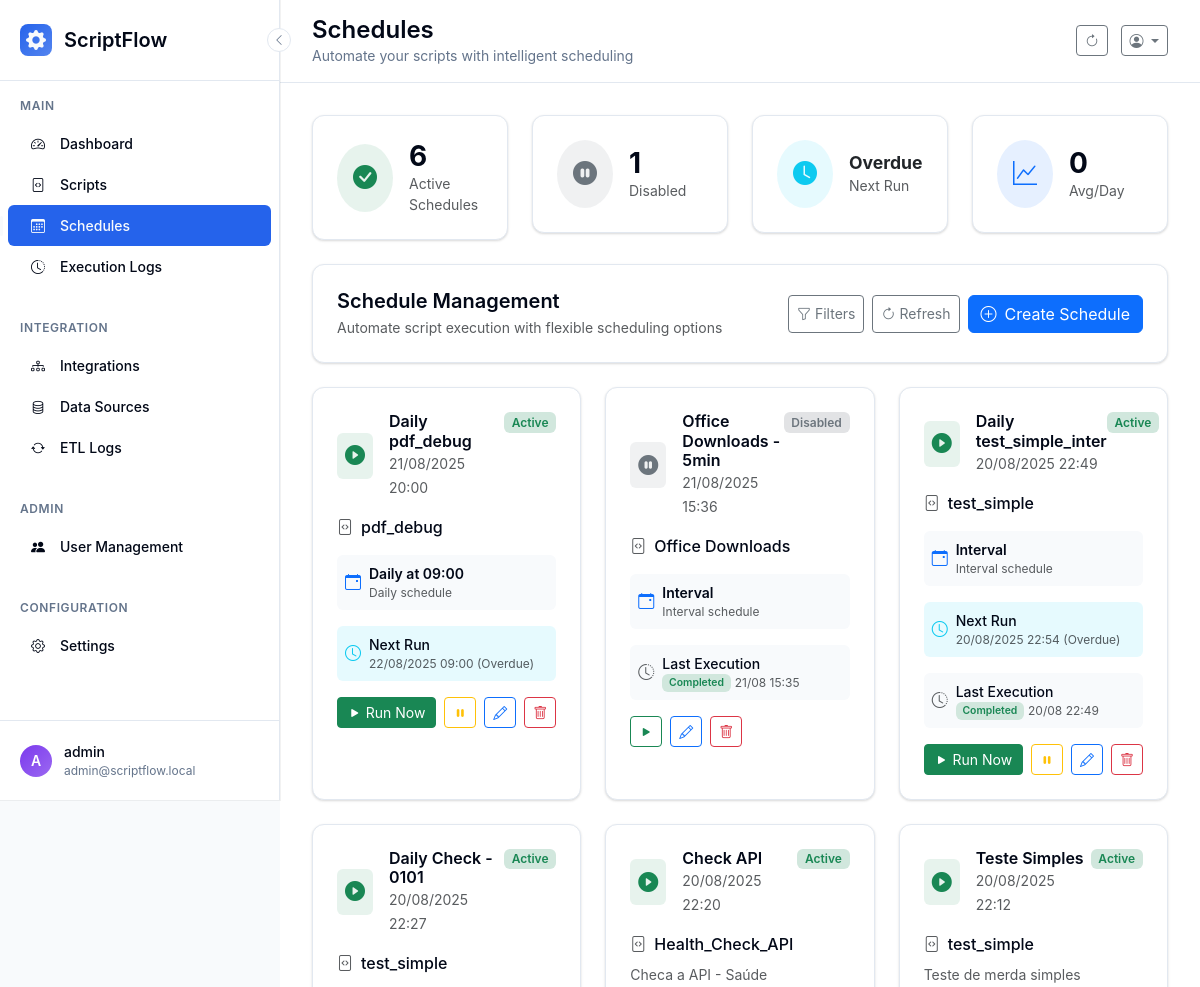
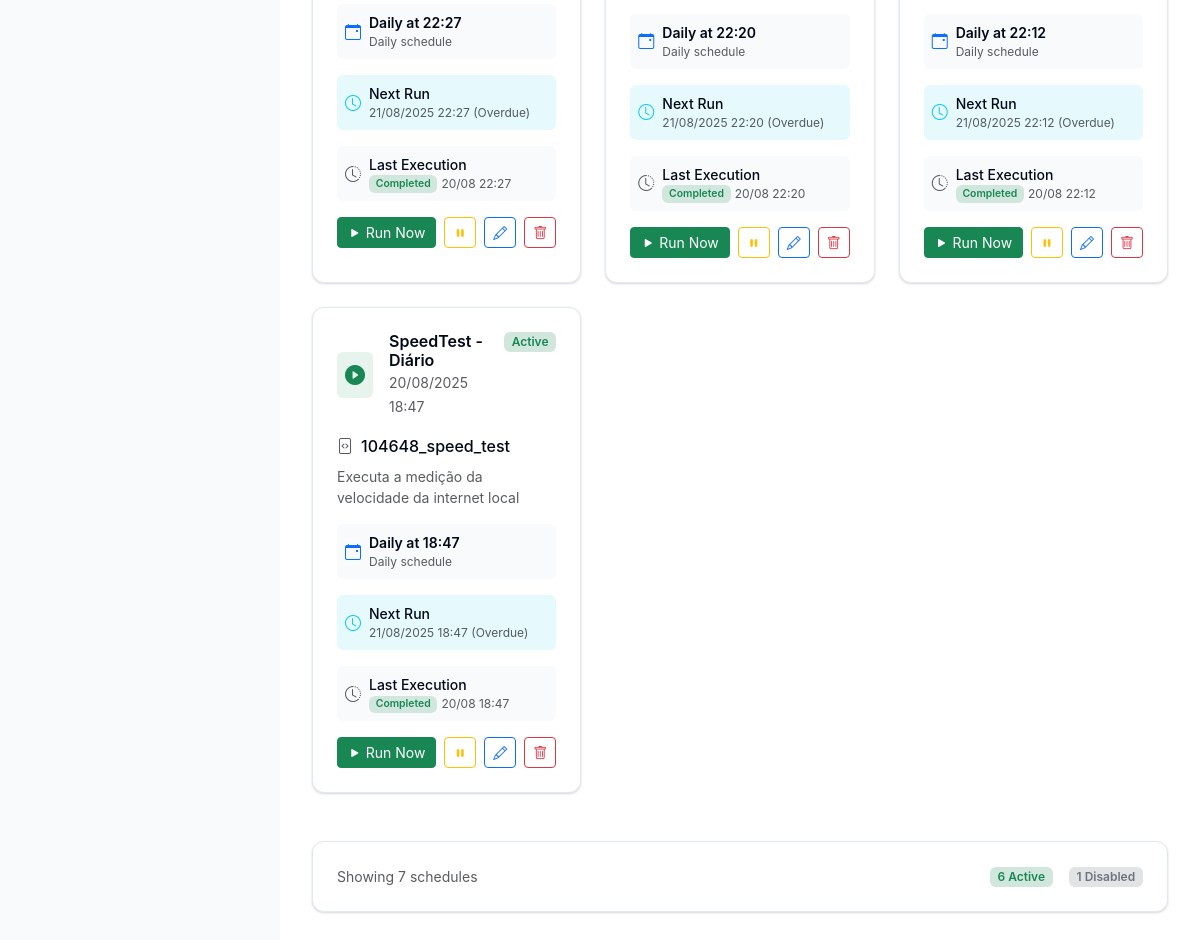
Before: /schedules/ (signed in) with the older database file (2 pictures, top to bottom).
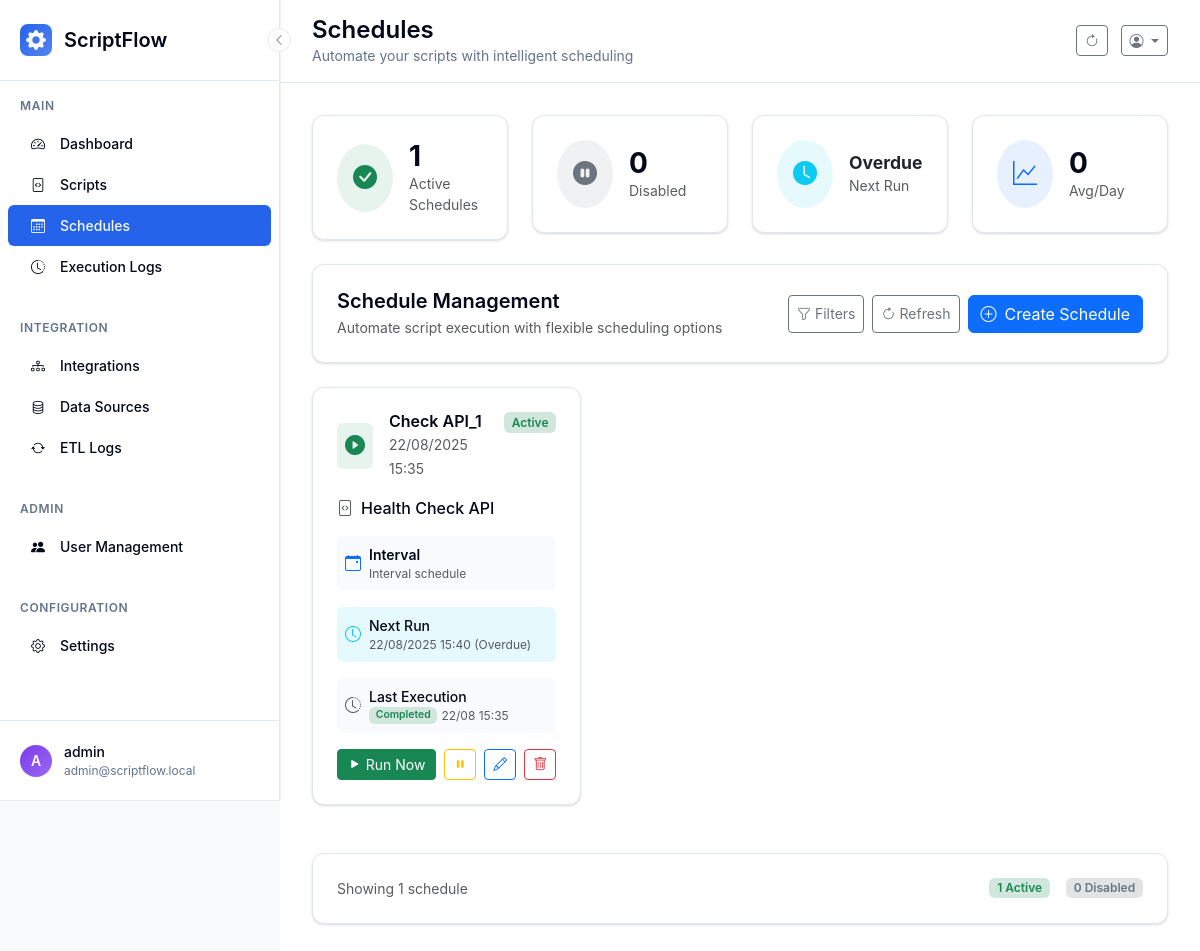
After: the same page with the newer database file.
### scriptflow.py (models this page shows, shortened)
class Schedule(db.Model):
    __tablename__ = 'schedules'
    id = db.Column(db.Integer, primary_key=True)
    name = db.Column(db.String(100), nullable=False)
    description = db.Column(db.Text)
    frequency = db.Column(db.String(20), nullable=False)  # daily, weekly, monthly, custom
    time_config = db.Column(db.Text)  # JSON string with time configuration
    is_active = db.Column(db.Boolean, default=True)
    created_at = db.Column(db.DateTime, default=datetime.now)
    updated_at = db.Column(db.DateTime, default=datetime.now, onupdate=datetime.now)
    next_run_time = db.Column(db.DateTime)
    last_execution_id = db.Column(db.Integer, db.ForeignKey('executions.id'))
    script_id = db.Column(db.Integer, db.ForeignKey('scripts.id'), nullable=False)
    user_id = db.Column(db.Integer, db.ForeignKey('users.id'), nullable=False)
    script = db.relationship('Script', backref='schedules')
    user = db.relationship('User', backref='schedules')
    last_execution = db.relationship('Execution', foreign_keys=[last_execution_id])
    @property
    def time_config_json(self):
        if self.time_config:
            try:
                return json.loads(self.time_config)
            except:
                return {}
        return {}
    @property
    def next_run_display(self):
        if not self.next_run_time:
            return "Not scheduled"
        now = datetime.now()
        delta = self.next_run_time - now
        if delta.total_seconds() < 0:
            return "Overdue"
        elif delta.total_seconds() < 3600:  # Less than 1 hour
            minutes = int(delta.total_seconds() / 60)
            return f"in {minutes}m"
        elif delta.total_seconds() < 86400:  # Less than 1 day
            hours = int(delta.total_seconds() / 3600)
            minutes = int((delta.total_seconds() % 3600) / 60)
            return f"in {hours}h {minutes}m"
        else:
            days = int(delta.total_seconds() / 86400)
            return f"in {days} days"
    @property
    def frequency_display(self):
        if self.frequency == 'daily':
            config = self.time_config_json
            if config.get('time'):
                return f"Daily at {config['time']}"
            return "Daily"
        elif self.frequency == 'monthly':
            config = self.time_config_json
            day = config.get('day', 1)
            time = config.get('time', '09:00')
            return f"Monthly (day {day}) at {time}"
        elif self.frequency == 'custom':
            return "Custom schedule"
        return self.frequency.capitalize()

class Script(db.Model):
    __tablename__ = 'scripts'
    id = db.Column(db.Integer, primary_key=True)
    name = db.Column(db.String(100), nullable=False)
    description = db.Column(db.Text)
    filename = db.Column(db.String(255), nullable=False)
    file_path = db.Column(db.String(500), nullable=False)
    script_type = db.Column(db.String(10), nullable=False)  # 'py' or 'bat'
    file_size = db.Column(db.Integer)
    created_at = db.Column(db.DateTime, default=datetime.now)
    updated_at = db.Column(db.DateTime, default=datetime.now, onupdate=datetime.now)
    is_active = db.Column(db.Boolean, default=True)
    user_id = db.Column(db.Integer, db.ForeignKey('users.id'), nullable=False)

class Execution(db.Model):
    __tablename__ = 'executions'
    id = db.Column(db.Integer, primary_key=True)
    started_at = db.Column(db.DateTime, default=datetime.now, nullable=False)
    completed_at = db.Column(db.DateTime)
    status = db.Column(db.String(20), default='pending', nullable=False)  # pending, running, completed, failed, timeout
    exit_code = db.Column(db.Integer)
    stdout = db.Column(db.Text)
    stderr = db.Column(db.Text)
    duration_seconds = db.Column(db.Float)
    trigger_type = db.Column(db.String(20), default='manual', nullable=False)  # manual, scheduled, api
    script_id = db.Column(db.Integer, db.ForeignKey('scripts.id'), nullable=False)
    user_id = db.Column(db.Integer, db.ForeignKey('users.id'), nullable=False)
    script = db.relationship('Script', backref='executions')
    @property
    def status_color(self):
        colors = {
            'pending': 'secondary',
            'running': 'running',
            'completed': 'success',
            'failed': 'danger',
            'timeout': 'warning',
            'cancelled': 'danger'
        }
        return colors.get(self.status, 'secondary')

### app/controllers/schedules.py (the view, shortened to what this page needs)
    @schedules_bp.route('/')
    @login_required
    def list_schedules():
        search = request.args.get('search', '').strip()
        status_filter = request.args.get('status', '')
        frequency_filter = request.args.get('frequency', '')
        next_run_filter = request.args.get('next_run', '')
        sort_by = request.args.get('sort', 'updated')
        schedules_query = Schedule.query
        query = apply_user_data_filter(schedules_query)
        if search:
            query = query.filter(Schedule.name.contains(search))
        if status_filter:
            if status_filter == 'active':
                query = query.filter_by(is_active=True)
            elif status_filter == 'disabled':
                query = query.filter_by(is_active=False)
        if frequency_filter:
            query = query.filter_by(frequency=frequency_filter)
        if sort_by == 'name':
            query = query.order_by(Schedule.name.asc())
        elif sort_by == 'next_run':
            query = query.order_by(Schedule.next_run_time.asc().nullslast())
        elif sort_by == 'frequency':
            query = query.order_by(Schedule.frequency.asc())
        else:  # default to 'updated'
            query = query.order_by(Schedule.updated_at.desc())
        user_schedules = query.all()
        all_schedules = apply_user_data_filter(Schedule.query).all()
        active_schedules = sum(1 for s in all_schedules if s.is_active)
        disabled_schedules = len(all_schedules) - active_schedules
        next_schedule = next((s for s in all_schedules if s.is_active and s.next_run_time), None)
        next_run_display = next_schedule.next_run_display if next_schedule else "No upcoming runs"
        stats = {
            'active': active_schedules,
            'disabled': disabled_schedules,
            'next_run': next_run_display,
            'avg_per_day': 0  # TODO: Calculate based on execution history
        }
        return render_template('schedules.html',
                             schedules=user_schedules,
                             stats=stats,
                             search=search,
                             status_filter=status_filter,
                             frequency_filter=frequency_filter,
                             next_run_filter=next_run_filter,
                             sort_by=sort_by)

### scriptflow.py (called while the page is built)
@app.context_processor
def inject_ui_version():
    return {
        'ui_info': {'current_version': 'v2', 'is_modern': True},
        'ui_version': 'v2',
        'is_modern_ui': True
    }

@login_manager.user_loader
def load_user(user_id):
    return db.session.get(User, int(user_id))

def apply_user_data_filter(query):
    if current_user.can_view_all_data:
        return query  # Can see all data
    else:
        return query.filter_by(user_id=current_user.id)  # Only own data

### templates/schedules.html (shortened to what the changed rows need)
{% extends "base.html" %}
{% block page_title %}Schedules{% endblock %}
{% block content %}
<div class="row mb-4">
    <div class="col-md-3">
        <div class="modern-card">
            <div class="d-flex align-items-center">
                <div>
                    <h3 class="mb-0 fw-bold">{{ stats.active }}</h3>
                    <p class="text-muted mb-0 small">Active Schedules</p>
                </div>
            </div>
        </div>
    </div>
    <div class="col-md-3">
        <div class="modern-card">
            <div class="d-flex align-items-center">
                <div>
                    <h3 class="mb-0 fw-bold">{{ stats.disabled }}</h3>
                    <p class="text-muted mb-0 small">Disabled</p>
                </div>
            </div>
        </div>
    </div>
</div>
{% if schedules %}
<div class="row">
    {% for schedule in schedules %}
    <div class="col-lg-6 col-xl-4 mb-4">
        <div class="modern-card h-100">
            <div class="d-flex justify-content-between align-items-start mb-3">
                <div class="d-flex align-items-center">
                    <div class="bg-{{ 'success' if schedule.is_active else 'secondary' }} bg-opacity-10 p-2 rounded me-3">
                        <i class="bi bi-{{ 'play-circle-fill' if schedule.is_active else 'pause-circle-fill' }} text-{{ 'success' if schedule.is_active else 'secondary' }} fs-5"></i>
                    </div>
                    <div>
                        <h6 class="mb-0 fw-semibold">{{ schedule.name }}</h6>
                        <small class="text-muted">{{ schedule.updated_at.strftime('%d/%m/%Y %H:%M') }}</small>
                    </div>
                </div>
                <span class="badge bg-{{ 'success' if schedule.is_active else 'secondary' }}-subtle text-{{ 'success' if schedule.is_active else 'secondary' }}">
                    {{ 'Active' if schedule.is_active else 'Disabled' }}
                </span>
            </div>
            <div class="mb-3">
                <div class="d-flex align-items-center mb-2">
                    <i class="bi bi-file-code text-muted me-2"></i>
                    <span class="fw-medium">{{ schedule.script.name if schedule.script else 'Script not found' }}</span>
                </div>
                {% if schedule.description %}
                <p class="text-muted small mb-0">{{ schedule.description[:80] }}{% if schedule.description|length > 80 %}...{% endif %}</p>
                {% endif %}
            </div>
            <div class="mb-3">
                <div class="row g-2">
                    <div class="col-12">
                        <div class="bg-light p-2 rounded">
                            <div class="d-flex align-items-center">
                                <i class="bi bi-calendar-event text-primary me-2"></i>
                                <div>
                                    <div class="fw-semibold small">{{ schedule.frequency_display }}</div>
                                    <div class="text-muted" style="font-size: 0.75rem;">{{ schedule.frequency.title() }} schedule</div>
                                </div>
                            </div>
                        </div>
                    </div>
                </div>
            </div>
            {% if schedule.is_active and schedule.next_run_time %}
            <div class="mb-3">
                <div class="d-flex align-items-center p-2 bg-info bg-opacity-10 rounded">
                    <i class="bi bi-clock text-info me-2"></i>
                    <div>
                        <div class="fw-medium small">Next Run</div>
                        <div class="text-muted" style="font-size: 0.75rem;">
                            {{ schedule.next_run_time.strftime('%d/%m/%Y %H:%M') }} ({{ schedule.next_run_display }})
                        </div>
                    </div>
                </div>
            </div>
            {% endif %}
            {% if schedule.last_execution %}
            <div class="mb-3">
                <div class="d-flex align-items-center p-2 bg-light rounded">
                    <i class="bi bi-clock-history text-muted me-2"></i>
                    <div>
                        <div class="fw-medium small">Last Execution</div>
                        <div class="text-muted d-flex align-items-center" style="font-size: 0.75rem;">
                            <span class="badge bg-{{ schedule.last_execution.status_color }}-subtle text-{{ schedule.last_execution.status_color }} me-1" style="font-size: 0.65rem;">
                                {{ schedule.last_execution.status.title() }}
                            </span>
                            {{ schedule.last_execution.started_at.strftime('%d/%m %H:%M') if schedule.last_execution.started_at else 'N/A' }}
                        </div>
                    </div>
                </div>
            </div>
            {% endif %}
            <div class="d-flex gap-2 mt-auto">
                {% if schedule.is_active %}
                <form method="POST" action="{{ url_for('schedules.run_schedule_now', schedule_id=schedule.id) }}" class="flex-fill">
                    <button type="submit" class="btn btn-success btn-sm w-100">
                        <i class="bi bi-play-fill me-1"></i>Run Now
                    </button>
                </form>
                {% endif %}
                <form method="POST" action="{{ url_for('schedules.toggle_schedule', schedule_id=schedule.id) }}" class="d-inline">
                    <button type="submit" class="btn btn-outline-{{ 'warning' if schedule.is_active else 'success' }} btn-sm">
                        <i class="bi bi-{{ 'pause' if schedule.is_active else 'play' }}-fill"></i>
                    </button>
                </form>
                <a href="{{ url_for('schedules.edit_schedule', schedule_id=schedule.id) }}" class="btn btn-outline-primary btn-sm">
                    <i class="bi bi-pencil"></i>
                </a>
                <button class="btn btn-outline-danger btn-sm" onclick="confirmDelete('{{ schedule.id }}', '{{ schedule.name }}')">
                    <i class="bi bi-trash"></i>
                </button>
            </div>
        </div>
    </div>
    {% endfor %}
</div>
<div class="row mt-4">
    <div class="col-12">
        <div class="modern-card">
            <div class="d-flex justify-content-between align-items-center">
                <div class="text-muted small">
                    Showing {{ schedules|length }} schedule{{ 's' if schedules|length != 1 else '' }}
                </div>
                <div class="d-flex gap-3">
                    <span class="badge bg-success-subtle text-success">{{ stats.active }} Active</span>
                    <span class="badge bg-secondary-subtle text-secondary">{{ stats.disabled }} Disabled</span>
                </div>
            </div>
        </div>
    </div>
</div>
{% endif %}
{% endblock %}

Changed rows visible on the page:
removed Schedule: name "Daily pdf_debug", updated_at "21/08/2025 20:00", is_active "Active", script "pdf_debug", frequency_display "Daily at 09:00", frequency "Daily", next_run_time "22/08/2025 09:00", next_run_display "Overdue"
removed Schedule: name "Office Downloads - 5min", updated_at "21/08/2025 15:36", is_active "Disabled", script "Office Downloads", frequency_display "Interval", frequency "Interval", last_execution.status "Completed", last_execution.started_at "21/08 15:35"
removed Schedule: name "Daily test_simple_inter", updated_at "20/08/2025 22:49", is_active "Active", script "test_simple", frequency_display "Interval", frequency "Interval", next_run_time "20/08/2025 22:54", next_run_display "Overdue", last_execution.status "Completed", last_execution.started_at "20/08 22:49"
removed Schedule: name "Daily Check - 0101", updated_at "20/08/2025 22:27", is_active "Active", script "test_simple", frequency_display "Daily at 22:27", frequency "Daily", next_run_time "21/08/2025 22:27", next_run_display "Overdue", last_execution.status "Completed", last_execution.started_at "20/08 22:27"
removed Schedule: name "Check API", updated_at "20/08/2025 22:20", is_active "Active", script "Health_Check_API", description "Checa a API - Saúde", frequency_display "Daily at 22:20", frequency "Daily", next_run_time "21/08/2025 22:20", next_run_display "Overdue", last_execution.status "Completed", last_execution.started_at "20/08 22:20"
removed Schedule: name "Teste Simples", updated_at "20/08/2025 22:12", is_active "Active", script "test_simple", description "Teste de merda simples", frequency_display "Daily at 22:12", frequency "Daily", next_run_time "21/08/2025 22:12", next_run_display "Overdue", last_execution.status "Completed", last_execution.started_at "20/08 22:12"
removed Schedule: name "SpeedTest - Diário", updated_at "20/08/2025 18:47", is_active "Active", script "104648_speed_test", description "Executa a medição da velocidade da internet local", frequency_display "Daily at 18:47", frequency "Daily", next_run_time "21/08/2025 18:47", next_run_display "Overdue", last_execution.status "Completed", last_execution.started_at "20/08 18:47"
added Schedule: name "Check API_1", updated_at "22/08/2025 15:35", is_active "Active", script "Health Check API", frequency_display "Interval", frequency "Interval", next_run_time "22/08/2025 15:40", next_run_display "Overdue", last_execution.status "Completed", last_execution.started_at "22/08 15:35"
Other visible differences:
{{ stats.active }}: "6" → "1"
{{ stats.disabled }}: "1" → "0"
{{ schedules|length }}: "7" → "1"
{{ 's' if schedules|length != 1 else '' }}: "s" → (not shown)
